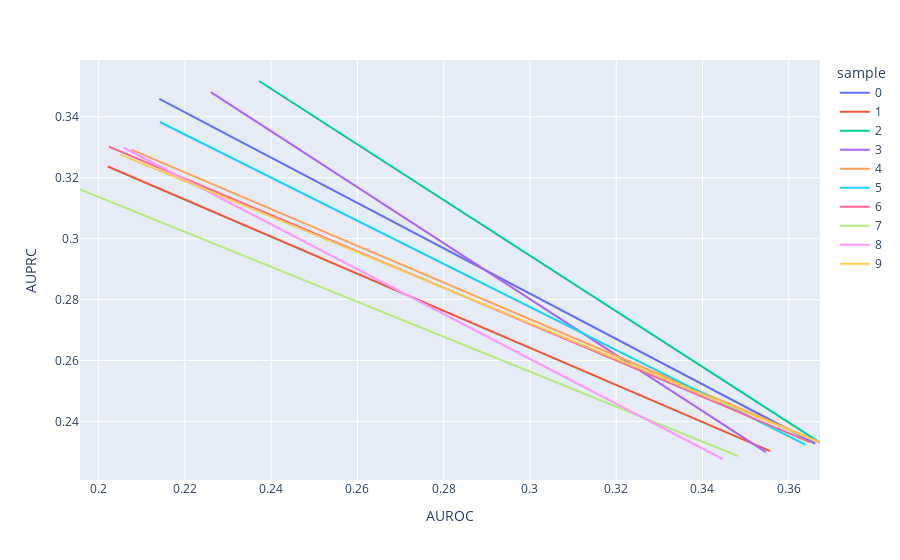

Notebook code cell kept with this figure:
### Code cell
M1 = ModelConfig(
    pos_pred_EV=[0.2], pos_pred_confidence=[-10], neg_pred_EV=[0.4], neg_pred_confidence=[-1]
)

M2 = ModelConfig(
    pos_pred_EV=[0.2], pos_pred_confidence=[-1], neg_pred_EV=[0.6], neg_pred_confidence=[-10]
)

prev = 0.3

E = ExperimentConfig(
    model_configs=[M1, M2],
    N_test = 5000,
    N_validation = 50,
    subgroup_prevalences=[1],
    prevalence=[prev],
    N_samples=10
)

out = E.run().filter(pl.col("subgroup") == "ALL")

px.line(out, x="AUROC", y="AUPRC", color="sample")

### Figure 1 — Plotly figure (JSON) as saved in the notebook; plotly's stock layout.template omitted (floating-point values rounded to 4 significant figures)
{"data": [{"hovertemplate": "sample=0<br>AUROC=%{x}<br>AUPRC=%{y}<extra></extra>", "legendgroup": "0", "line": {"color": "#636efa", "dash": "solid"}, "marker": {"symbol": "circle"}, "mode": "lines", "name": "0", "orientation": "v", "showlegend": true, "type": "scatter", "x": [0.2141, 0.3661], "xaxis": "x", "y": [0.3459, 0.2328], "yaxis": "y"}, {"hovertemplate": "sample=1<br>AUROC=%{x}<br>AUPRC=%{y}<extra></extra>", "legendgroup": "1", "line": {"color": "#EF553B", "dash": "solid"}, "marker": {"symbol": "circle"}, "mode": "lines", "name": "1", "orientation": "v", "showlegend": true, "type": "scatter", "x": [0.2021, 0.3557], "xaxis": "x", "y": [0.3237, 0.2303], "yaxis": "y"}, {"hovertemplate": "sample=2<br>AUROC=%{x}<br>AUPRC=%{y}<extra></extra>", "legendgroup": "2", "line": {"color": "#00cc96", "dash": "solid"}, "marker": {"symbol": "circle"}, "mode": "lines", "name": "2", "orientation": "v", "showlegend": true, "type": "scatter", "x": [0.2372, 0.3668], "xaxis": "x", "y": [0.3517, 0.2335], "yaxis": "y"}, {"hovertemplate": "sample=3<br>AUROC=%{x}<br>AUPRC=%{y}<extra></extra>", "legendgroup": "3", "line": {"color": "#ab63fa", "dash": "solid"}, "marker": {"symbol": "circle"}, "mode": "lines", "name": "3", "orientation": "v", "showlegend": true, "type": "scatter", "x": [0.226, 0.3547], "xaxis": "x", "y": [0.3481, 0.2299], "yaxis": "y"}, {"hovertemplate": "sample=4<br>AUROC=%{x}<br>AUPRC=%{y}<extra></extra>", "legendgroup": "4", "line": {"color": "#FFA15A", "dash": "solid"}, "marker": {"symbol": "circle"}, "mode": "lines", "name": "4", "orientation": "v", "showlegend": true, "type": "scatter", "x": [0.2076, 0.3672], "xaxis": "x", "y": [0.3292, 0.2331], "yaxis": "y"}, {"hovertemplate": "sample=5<br>AUROC=%{x}<br>AUPRC=%{y}<extra></extra>", "legendgroup": "5", "line": {"color": "#19d3f3", "dash": "solid"}, "marker": {"symbol": "circle"}, "mode": "lines", "name": "5", "orientation": "v", "showlegend": true, "type": "scatter", "x": [0.2142, 0.3638], "xaxis": "x", "y": [0.3383, 0.2324], "yaxis": "y"}, {"hovertemplate": "sample=6<br>AUROC=%{x}<br>AUPRC=%{y}<extra></extra>", "legendgroup": "6", "line": {"color": "#FF6692", "dash": "solid"}, "marker": {"symbol": "circle"}, "mode": "lines", "name": "6", "orientation": "v", "showlegend": true, "type": "scatter", "x": [0.2024, 0.365], "xaxis": "x", "y": [0.3302, 0.2331], "yaxis": "y"}, {"hovertemplate": "sample=7<br>AUROC=%{x}<br>AUPRC=%{y}<extra></extra>", "legendgroup": "7", "line": {"color": "#B6E880", "dash": "solid"}, "marker": {"symbol": "circle"}, "mode": "lines", "name": "7", "orientation": "v", "showlegend": true, "type": "scatter", "x": [0.1957, 0.3482], "xaxis": "x", "y": [0.3162, 0.2287], "yaxis": "y"}, {"hovertemplate": "sample=8<br>AUROC=%{x}<br>AUPRC=%{y}<extra></extra>", "legendgroup": "8", "line": {"color": "#FF97FF", "dash": "solid"}, "marker": {"symbol": "circle"}, "mode": "lines", "name": "8", "orientation": "v", "showlegend": true, "type": "scatter", "x": [0.2058, 0.3446], "xaxis": "x", "y": [0.3298, 0.2277], "yaxis": "y"}, {"hovertemplate": "sample=9<br>AUROC=%{x}<br>AUPRC=%{y}<extra></extra>", "legendgroup": "9", "line": {"color": "#FECB52", "dash": "solid"}, "marker": {"symbol": "circle"}, "mode": "lines", "name": "9", "orientation": "v", "showlegend": true, "type": "scatter", "x": [0.205, 0.3668], "xaxis": "x", "y": [0.3275, 0.2333], "yaxis": "y"}], "layout": {"autosize": true, "legend": {"title": {"text": "sample"}, "tracegroupgap": 0}, "margin": {"t": 60}, "xaxis": {"anchor": "y", "autorange": true, "domain": [0, 1], "range": [0.1957, 0.3672], "title": {"text": "AUROC"}, "type": "linear"}, "yaxis": {"anchor": "x", "autorange": true, "domain": [0, 1], "range": [0.2208, 0.3586], "title": {"text": "AUPRC"}, "type": "linear"}}}
